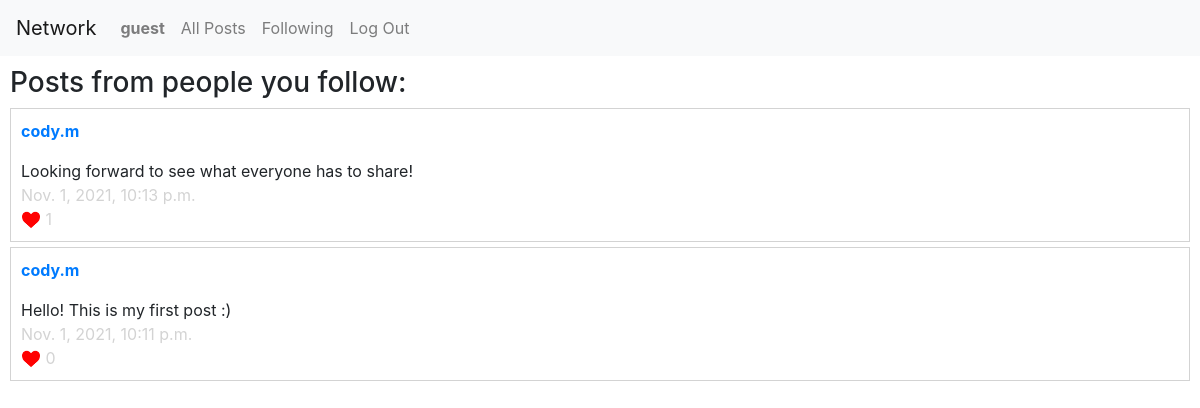
/social/following/guest (signed in), run on the app's committed database.
### landing_page/models.py (models this page shows, shortened)
class User(AbstractUser):
    number_of_followers = models.IntegerField(default=0)
    number_of_followings = models.IntegerField(default=0)

### social/models.py (models this page shows, shortened)
class Post(models.Model):
    creator = models.ForeignKey(User, on_delete=models.CASCADE, related_name='posts')
    post = models.CharField(max_length=280)
    timestamp = models.DateTimeField(auto_now_add=True)
    likes = models.IntegerField(default=0)

### social/views.py (the view)
# urls.py: path("following/<str:username>", views.following_page, name="following"),
@login_required
def following_page(request, username):
    return_error_if_method_not_POST(request)
    followerObjects = Follower.objects.filter(user=User.objects.get(username=username))
    users_we_follow = []
    for user in followerObjects:
        users_we_follow.append(user.following)
    users_we_follow_posts = Post.objects.filter(creator__in=users_we_follow).order_by('-timestamp')
    paginator = Paginator(users_we_follow_posts, 10)
    page_number = request.GET.get('page')
    page_obj = paginator.get_page(page_number)
    return render(request, "social/following.html", {
        "users_we_follow_posts": page_obj,
        "displayPagination": areMoreThanTenItems(users_we_follow_posts)
    })

### social/views.py (called while the page is built)
def return_error_if_method_not_POST(request):
    if request.method != 'POST':
        return JsonResponse({"error": "POST request required."}, status=400)

def areMoreThanTenItems(given_list):
    return len(given_list) > 10

### social/templates/social/following.html (shortened to what this page needs)
{% extends "social/layout.html" %}
{% load static %}
{% block body %}
	<h3>Posts from people you follow:</h3>
	{% for post in users_we_follow_posts %}
          <div class="div-border">
               <p>
                    <a href="{% url 'social:profile-page' post.creator.username %}">
                         <b>{{ post.creator.username }}</b>
                    </a>
               </p>
               <div>{{ post.post }}</div>
               <div class="ligthgray-text">{{ post.timestamp }}</div>
               <div>
                    <button data-postid="{{post.id}}" class="like-btn">
                         <img src="../../static/social/like-logo.png" alt="Like logo" width="20">
                    </button>
                    <span id="likesID-{{post.id}}" class="ligthgray-text">{{ post.likes }}</span>
               </div>
          </div>
    {% empty %}
    	<p>You are not following anyone.</p>
    {% endfor %}
{% endblock %}

### social/templates/social/layout.html (shortened to what this page needs)
{% load static %}
<!DOCTYPE html>
<html lang="en">
    <head>
        <link rel="stylesheet" href="https://stackpath.bootstrapcdn.com/bootstrap/4.4.1/css/bootstrap.min.css">
        <link href="{% static 'social/styles.css' %}" rel="stylesheet">
    </head>
    <body>
        <nav class="navbar navbar-expand-lg navbar-light bg-light">
            <a class="navbar-brand" href="#">Network</a>
            <div>
              <ul class="navbar-nav mr-auto">
                {% if user.is_authenticated %}
                    <li class="nav-item">
                        <a class="nav-link" href="{% url 'social:profile-page' user.username %}"><strong>{{ user.username }}</strong></a>
                    </li>
                {% endif %}
                <li class="nav-item">
                  <a class="nav-link" href="{% url 'social:index' %}" id="all-posts">All Posts</a>
                </li>
                {% if user.is_authenticated %}
                    <li class="nav-item">
                        <a class="nav-link" href="{% url 'social:following' user.username %}">Following</a>
                    </li>
                    <li class="nav-item">
                        <a class="nav-link" href="{% url 'social:logout' %}">Log Out</a>
                    </li>
                {% endif %}
              </ul>
            </div>
          </nav>
        <main>
            {% block body %}
            {% endblock %}
        </main>
    </body>
</html>

### social/static/social/styles.css (style rules this page uses)
main { padding: 10px; font-size: normal; }
.div-border { border: 1px solid lightgray; padding: 10px; margin-bottom: 5px; position: relative; }
.ligthgray-text { color: lightgray; }
.like-btn { border: none; outline: none !important; padding: 0px; background-color: transparent; }

### data on the page
User: username "guest"
Post: creator.username "cody.m", post "Looking forward to see what everyone has to share!", timestamp "Nov. 1, 2021, 10:13 p.m.", likes "1"
Post: creator.username "cody.m", post "Hello! This is my first post :)", timestamp "Nov. 1, 2021, 10:11 p.m.", likes "0"
